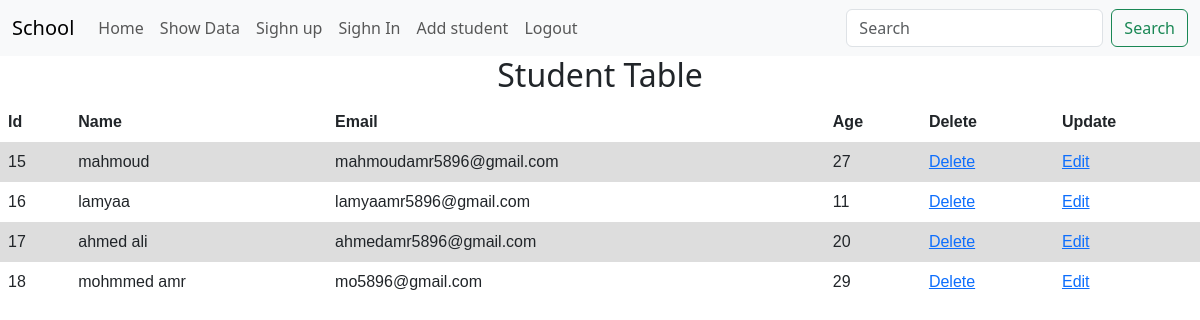
The app's page /ShowUsers/ (signed in), older data.
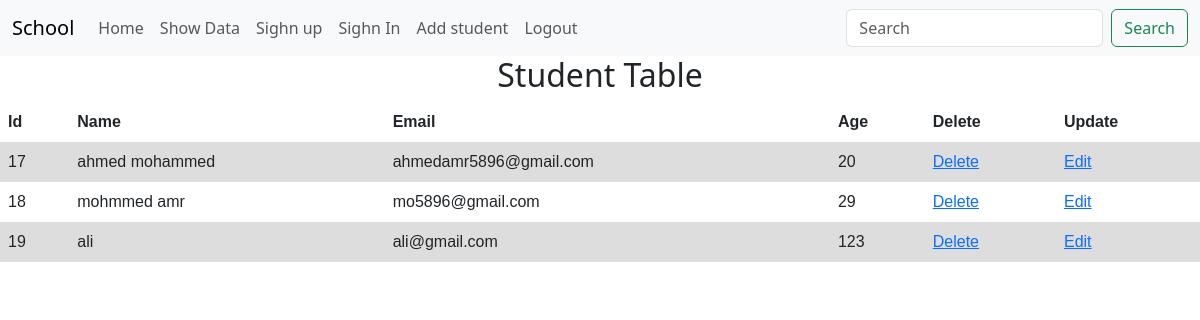
The same page, newer data.
### Day1/models.py (models this page shows)
class Student(models.Model):
    id=models.AutoField(primary_key=True)
    s_name=models.CharField(max_length=50)
    S_Email=models.EmailField(max_length=20)
    Age=models.IntegerField()

### Day1/views.py (the view)
# urls.py: path("ShowUsers/",showdata,name='showdata'),
def showdata(request):
    if not request.session.get('user_email') or not request.session.get('userpass'):
        return render(request,'Day1/sighnup.html')
    students = Student.objects.all()
    return render(request, 'Day1/ShowUsers.html', {'students': students})

### Day1/templates/Day1/ShowUsers.html (shortened to what this page needs)
{% extends 'base.html' %}
{%block 'body'%}
<h2 style="text-align: center;">Student Table</h2>
<table>
  <tr>
    <th>Id</th>
    <th>Name</th>
    <th>Email</th>
    <th>Age</th>
    <th>Delete</th>
    <th>Update</th>
  </tr>
  {% for std in students %}
  <tr>
    <td>{{ std.id }}</td>
    <td>{{ std.s_name }}</td>
    <td>{{ std.S_Email }}</td>
    <td>{{ std.Age }}</td>
    <td>
      <a href="{% url 'delete_student' std.id %}">Delete</a>
    </td>
     <td><a href="{% url 'edit_student' std.id %}">Edit</a>
</td>   </tr>
  {% endfor %}
</table>
{%endblock 'body'%}

Row changes from the older to the newer data that the page shows:
removed Student: id "15", s_name "mahmoud", S_Email "mahmoudamr5896@gmail.com", Age "27"
removed Student: id "16", s_name "lamyaa", S_Email "lamyaamr5896@gmail.com", Age "11"
changed Student "ahmedamr5896@gmail.com": s_name "ahmed ali" → "ahmed mohammed"
added Student: id "19", s_name "ali", S_Email "ali@gmail.com", Age "123"
